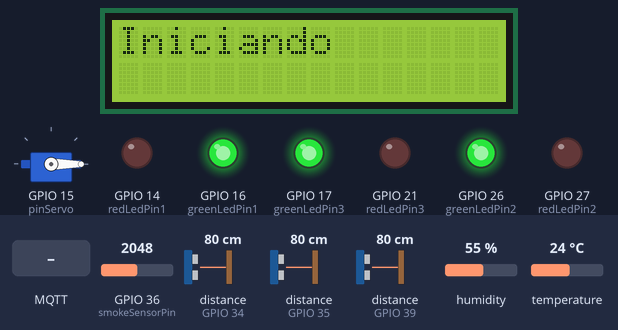
Simulated run of this sketch. Board: ESP32. Parts: 16×2 character LCD, servo, output pins drawn as LEDs (lit = HIGH). Wiring (inferred from the names in the program): 3 × ultrasonic range finder: trigger GPIO 12, echo GPIO 39 / trigger GPIO 23, echo GPIO 34 / trigger GPIO 25, echo GPIO 35. The test bench sets the inputs (shaded band); at power-on: distance to the obstacle (sensors on GPIO 34, GPIO 35, GPIO 39) 80 cm, GPIO 36 (smokeSensorPin) = 2048, humidity 55 %, temperature 24 °C. The echo pulse lasts 58.3 µs per cm; WiFi joins after 1.5 s; servers stay silent unless stated; no MQTT or app messages arrive unless stated; pins used as bus, display or sensor lines are not drawn; what the sketch prints to the serial monitor is not drawn.

Above: at 2.7 s.
2.8 s: MQTT message "entrada" arrives on the first subscribed topic
At 4.4 s:
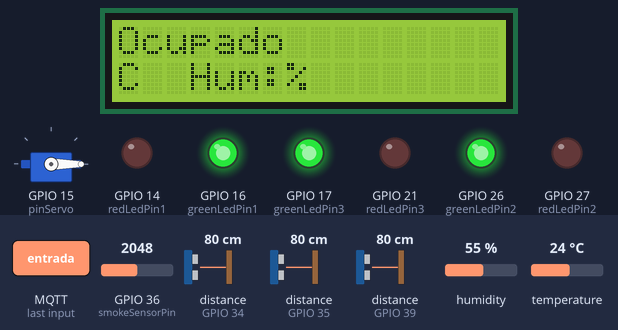
4.7 s: distance to the obstacle (sensor on GPIO 34) set to 11 cm
6.2 s: distance to the obstacle (sensor on GPIO 34) set to 8 cm
At 7.4 s:
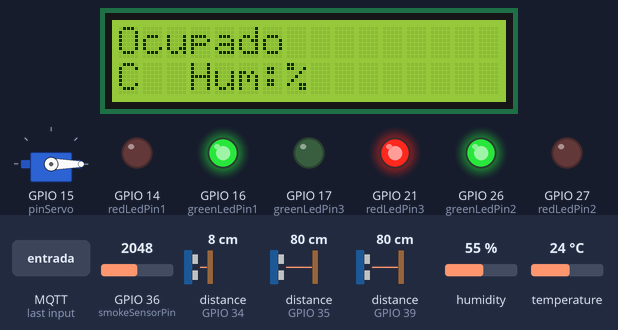
7.8 s: distance to the obstacle (sensor on GPIO 35) set to 11 cm
9.3 s: distance to the obstacle (sensor on GPIO 35) set to 8 cm
At 9.9 s:
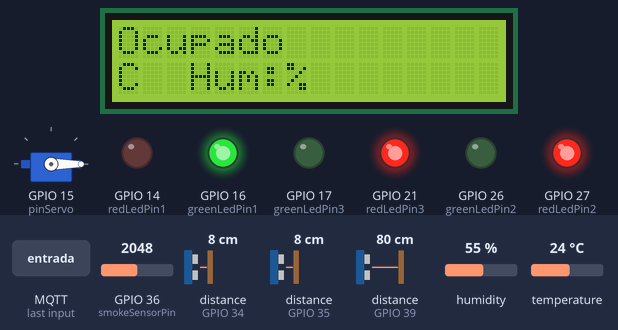
10.8 s: distance to the obstacle (sensor on GPIO 39) set to 11 cm
12.3 s: distance to the obstacle (sensor on GPIO 39) set to 8 cm
At 13.5 s:
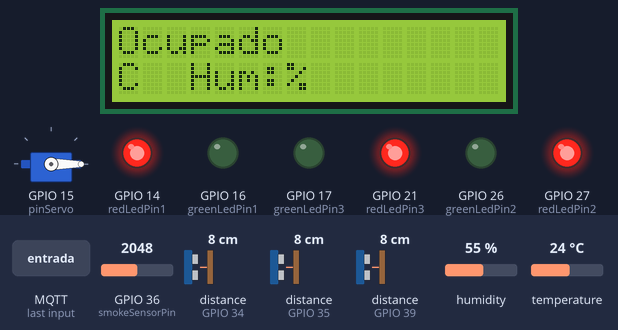
Timing chart, 0 to 14.9 s (numbered marks = the images above; inputs shaded):
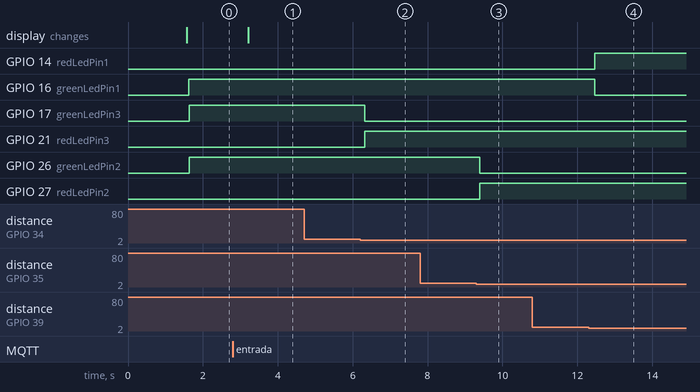

Measured:
- the behaviour switches between 10 and 9 cm on distance to the obstacle (sensor on GPIO 34) (found by bisection; images 1 and 2)
- the behaviour switches between 10 and 9 cm on distance to the obstacle (sensor on GPIO 35) (found by bisection; images 2 and 3)
- the behaviour switches between 10 and 9 cm on distance to the obstacle (sensor on GPIO 39) (found by bisection; images 3 and 4)
- after the input at 2.8 s, the display: changes after 0.41 s (image 1)
- after the input at 4.7 s, every drawn part: stays the same
- after the input at 6.2 s, GPIO 17 (greenLedPin3): HIGH → LOW after 0.12 s; GPIO 21 (redLedPin3): LOW → HIGH after 0.12 s
- after the input at 7.8 s, every drawn part: stays the same
- after the input at 9.3 s, GPIO 26 (greenLedPin2): HIGH → LOW after 0.09 s; GPIO 27 (redLedPin2): LOW → HIGH after 0.09 s
- after the input at 10.8 s, every drawn part: stays the same
- after the input at 12.3 s, GPIO 14 (redLedPin1): LOW → HIGH after 0.16 s; GPIO 16 (greenLedPin1): HIGH → LOW after 0.16 s

The sketch:

parking.ino
```cpp
#include <WiFi.h>
#include <PubSubClient.h>
#include <LiquidCrystal.h>
#include <DHT.h>
#include <ESP32Servo.h>

#include "config.h" //Configuraton file
#include "MQTT.hpp" //MQTT functions
#include "ESP8266_Utils.hpp" //Wifi connection
#include "ESP8266_Utils_MQTT.hpp" //MQTT Connection

int smokeValue = 0;

void setup(void) {
  Serial.begin(115200);
  ConnectWiFi();
  InitMqtt();
  lcd.begin(16, 2);  // Inicializa la pantalla LCD con 16 columnas y 2 filas
  lcd.clear();      // Limpia la pantalla
  lcd.print("Iniciando");  // Escribe un mensaje inicial en la pantalla
  dht.begin();
  pinMode(trigPin1, OUTPUT);
  pinMode(echoPin1, INPUT);
  pinMode(trigPin2, OUTPUT);
  pinMode(echoPin2, INPUT);
  pinMode(trigPin3, OUTPUT);
  pinMode(echoPin3, INPUT);
  pinMode(redLedPin1, OUTPUT);
  pinMode(greenLedPin1, OUTPUT);
  pinMode(redLedPin2, OUTPUT);
  pinMode(greenLedPin2, OUTPUT);
  pinMode(redLedPin3, OUTPUT);
  pinMode(greenLedPin3, OUTPUT);
  pinMode(pinSensorBarrera, INPUT);
  servo.attach(pinServo);
  servo.write(0);   // Asegura que la barrera comience en posición cerrada
}

void loop() {

  HandleMqtt();

  if (Serial.available() > 0) {
    String input = Serial.readStringUntil('\n');  // Lee la entrada completa desde la comunicación serial

    // Divide la entrada en matrícula y dirección
    int spaceIndex = input.indexOf(',');
    if (spaceIndex != -1) {
        String matricula = input.substring(0, spaceIndex);
        String direccion = input.substring(spaceIndex + 1);
        if (matricula.length() == 8) {
            if (direccion == "entrada") {
              if (plazasLibres > 0 && smokeValue < 2800){
                plazasLibres --;
                mqttClient.publish("Ciudad1/Parking1/PlazasLibres", String(plazasLibres).c_str());
                mqttClient.publish("Ciudad1/Parking1/Entrada", matricula.c_str());
              }
            } else if (direccion == "salida") {
              if (plazasLibres < capacidad){
                plazasLibres ++;
                mqttClient.publish("Ciudad1/Parking1/PlazasLibres", String(plazasLibres).c_str());
              }
              mqttClient.publish("Ciudad1/Parking1/Salida", matricula.c_str());
            }
        }
    }
  }

  //Calculo distancia sensor 1
  digitalWrite(trigPin1, HIGH);
  delay(1);
  digitalWrite(trigPin1, LOW);
  int duracion1 = pulseIn(echoPin1, HIGH);  //Recibe el puslo
  int distancia1 = duracion1 / 58.2;    //Calculo para hallar la distancia en cm

  // Verificar si hay un objeto cerca del sensor 1
  if (distancia1 < 10) {
    msg1 = "ocupado";
    digitalWrite(redLedPin1, HIGH);
    digitalWrite(greenLedPin1, LOW);
    if (distancia1 < 5) {
      // Si está demasiado cerca, activa el zumbador
      tone(pinZumbador, 1000, 0);
    } else {
      // Si no está demasiado cerca, apaga el zumbador
      noTone(pinZumbador);
    }
  } else {
    msg1 = "libre";
    digitalWrite(redLedPin1, LOW);
    digitalWrite(greenLedPin1, HIGH);
    noTone(pinZumbador);
  }

  //Calculo distancia sensor 2
  digitalWrite(trigPin2, HIGH);
  delay(1);
  digitalWrite(trigPin2, LOW);
  int duracion2 = pulseIn(echoPin2, HIGH);
  int distancia2 = duracion2 / 58.2;

  // Verificar si hay un objeto cerca del sensor 2
  if (distancia2 < 10) {
    msg2 = "ocupado";
    digitalWrite(redLedPin2, HIGH);
    digitalWrite(greenLedPin2, LOW);
  } else {
    msg2 = "libre";
    digitalWrite(redLedPin2, LOW);
    digitalWrite(greenLedPin2, HIGH);
  }

  //Calculo distancia sensor 3
  digitalWrite(trigPin3, HIGH);
  delay(1);
  digitalWrite(trigPin3, LOW);
  int duracion3 = pulseIn(echoPin3, HIGH);
  int distancia3 = duracion3 / 58.2;

  // Verificar si hay un objeto cerca del sensor 3
  if (distancia3 < 10) {
    msg3 = "ocupado";
    digitalWrite(redLedPin3, HIGH);
    digitalWrite(greenLedPin3, LOW);
  } else {
    msg3 = "libre";
    digitalWrite(redLedPin3, LOW);
    digitalWrite(greenLedPin3, HIGH);
  }

  if (n % 20 == 0){
    //Subir el topic del estado del estacionamiento
    mqttClient.publish("Ciudad1/Parking1/Plaza1", msg1.c_str());
    mqttClient.publish("Ciudad1/Parking1/Plaza2", msg2.c_str());
    mqttClient.publish("Ciudad1/Parking1/Plaza3", msg3.c_str());
  }

  if (n % 20 == 0){
    //Medir temperatura, humedad y humo
    float temperatura = dht.readTemperature();
    mqttClient.publish("Ciudad1/Parking1/Sensor1", String(temperatura).c_str());

    int humedad = dht.readHumidity();
    mqttClient.publish("Ciudad1/Parking1/Sensor2", String(humedad).c_str());
  }

  smokeValue = analogRead(smokeSensorPin);
  if (smokeValue > 2800){
    mqttClient.publish("Ciudad1/Parking1/Sensor3", String(smokeValue).c_str());
  } else{
    if (n % 20 == 0){
      mqttClient.publish("Ciudad1/Parking1/Sensor3", String(smokeValue).c_str());
    }
  }

  if (n == 0){
    mqttClient.publish("Ciudad1/Parking1/PlazasLibres", String(plazasLibres).c_str());
  }

  n++;
  delay(500);
}
```

ESP8266_Utils.hpp
```cpp
void ConnectWiFi() {
  Serial.println();
  Serial.print("Connecting to ");
  Serial.println(ssid);

  WiFi.mode(WIFI_STA);
  WiFi.begin(ssid, password);

  while (WiFi.status() != WL_CONNECTED) {
    delay(500);
    Serial.print('.');
  }

  randomSeed(micros());

  Serial.println("");
  Serial.println("WiFi connected");
  Serial.println("IP address: ");
  Serial.println(WiFi.localIP());
}
```

ESP8266_Utils_MQTT.hpp
```cpp
void InitMqtt() {
  Serial.print("Connecto to MQTT - ");
  Serial.print(MQTT_BROKER_ADRESS);
  Serial.print(" - ");
  Serial.println(MQTT_PORT);
  mqttClient.setServer(MQTT_BROKER_ADRESS, MQTT_PORT);
  SuscribeMqtt();
  mqttClient.setCallback(OnMqttReceived);
}

void ConnectMqtt() {
  while (!mqttClient.connected()) {
    Serial.println("Starting MQTT connection...");
    if (mqttClient.connect(MQTT_CLIENT_NAME,"ubicua","ubicua")) {
      Serial.println("Conectado");
      SuscribeMqtt();
    }
    else {
      Serial.print("Failed MQTT connection, rc=");
      Serial.print(mqttClient.state());
      Serial.println(" try again in 5 seconds");
      delay(5000);
    }
  }
}

void HandleMqtt() {
  if (!mqttClient.connected()) {
    ConnectMqtt();
  }
  mqttClient.loop();
}
```

MQTT.hpp
```cpp
#include "variables.h"

WiFiClient espClient;
PubSubClient mqttClient(espClient);

void SuscribeMqtt() {
  mqttClient.subscribe("Ciudad1/Parking1/#");
}

String content = "";
String message, alarma, nPlazas, temp, hum;
void OnMqttReceived(char* topic, byte* payload, unsigned int length) {
  /*
  Serial.print("Received on ");
  Serial.print(topic);
  Serial.print(": ");
  content = "";
  for (size_t i = 0; i < length; i++) {
    content.concat((char)payload[i]);
  }
  Serial.print(content);
  Serial.println();
  */
  if (strcmp(topic, "Ciudad1/Parking1/Entrada") == 0) {
    message = "";
    for (int i = 0; i < length; i++) {
      message += (char)payload[i];
    }
    // Abre la barrera
      lcd.clear();
      lcd.print("Bienvenido");
      servo.write(90);
      delay(4000);
      while(digitalRead(pinSensorBarrera) == LOW){
        delay(1000);
      }
      servo.write(0);
      delay(1000);
  }

  if (strcmp(topic, "Ciudad1/Parking1/Salida") == 0) {
    message = "";
    for (int i = 0; i < length; i++) {
      message += (char)payload[i];
    }
    // Abre la barrera
      lcd.clear();
      lcd.print("Hasta pronto");
      servo.write(90);
      delay(4000);
      while(digitalRead(pinSensorBarrera) == LOW){
        delay(1000);
      }
      servo.write(0);
      delay(1000);
  }

  if (strcmp(topic, "Ciudad1/Parking1/Sensor3") == 0) {
    alarma = "";
    for (int i = 0; i < length; i++) {
      alarma += (char)payload[i];
    }
  }

  if (strcmp(topic, "Ciudad1/Parking1/PlazasLibres") == 0) {
    nPlazas = "";
    for (size_t i = 0; i < length; i++) {
      nPlazas += (char)payload[i];
    }
  }

  if (strcmp(topic, "Ciudad1/Parking1/Sensor1") == 0) {
    temp = "";
    for (size_t i = 0; i < length; i++) {
      temp += (char)payload[i];
    }
  }

  if (strcmp(topic, "Ciudad1/Parking1/Sensor2") == 0) {
    hum = "";
    for (size_t i = 0; i < length; i++) {
      hum += (char)payload[i];
    }
  }

  // Mostrar datos en la pantalla LCD
  if (alarma.toInt() > 2800) {
    lcd.clear();
    lcd.setCursor(0, 0);
    lcd.print("ALARMA");
    lcd.setCursor(0, 1);
    lcd.print("Evacuar edificio");
    // Ejecuta la secuencia de tonos y pausas
    tone(pinZumbador, 800, 0);
    delay(600);
    noTone(pinZumbador);
    delay(500);
    tone(pinZumbador, 800, 0);
    delay(600);
    noTone(pinZumbador);
    delay(500);
    tone(pinZumbador, 800, 0);
    delay(1200);
    noTone(pinZumbador);
    alarma = "";
  } else {
    lcd.clear();
    lcd.setCursor(0, 0);
    if (nPlazas.toInt() == 0) {
      lcd.print("Ocupado");
    } else {
      lcd.print("Libre  Plazas:" + nPlazas);
    }
    lcd.setCursor(0, 1);
    lcd.print(temp + "C" + "  Hum:" + hum + "%");
  }

}
```

variables.h
```cpp
const int pinZumbador = 33;
const int echoPin1 = 39; // Pin de echo del sensor de distancia 1
const int trigPin1 = 12; // Pin de trig del sensor de distancia 1
const int echoPin2 = 35; // Pin de echo del sensor de distancia 2
const int trigPin2 = 25; // Pin de trig del sensor de distancia 2
const int echoPin3 = 34; // Pin de echo del sensor de distancia 3
const int trigPin3 = 23; // Pin de trig del sensor de distancia 3
const int redLedPin1 = 14; // Pin del LED rojo para el sensor 1
const int greenLedPin1 = 16; // Pin del LED verde para el sensor 1
const int redLedPin2 = 27; // Pin del LED rojo para el sensor 2
const int greenLedPin2 = 26; // Pin del LED verde para el sensor 2
const int redLedPin3 = 21; // Pin del LED rojo para el sensor 3
const int greenLedPin3 = 17; // Pin del LED verde para el sensor 3
const int pinServo = 15; // Pin del servomotor
const int dhtPin = 22; // Pin del sensor de temperatura
const int smokeSensorPin = 36; // Pin del sensor de humo MQ-2
const int pinSensorBarrera = 2; // Pin del sensor de infrarojos

LiquidCrystal lcd(13,32,4,5,18,19);
Servo servo;
DHT dht(dhtPin, DHT11);
String msg1, msg2, msg3;

int n = 0;
const int capacidad = 3;
int plazasLibres = capacidad;
```

config.h
```cpp
// Wifi Settings
const char* ssid = "POCOX5Pro";
const char* password = "06072001?";
const char* hostname = "ESP32_1";

//MQTT Settings
const char* MQTT_BROKER_ADRESS = "192.168.54.246";
//172.17.0.1
//192.168.64.245
const uint16_t MQTT_PORT = 1883;
const char* MQTT_CLIENT_NAME = "ESP32Client_1";

//Server Settings
IPAddress ip(192, 168, 1, 137);
IPAddress gateway(192, 168, 1, 1);
IPAddress subnet(255, 255, 255, 0);
```
